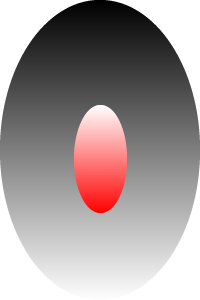
#> input picture demo.png, 200 x 300 px
$ python laser-img-dither.py
#> lines starting #> are read from the running program, lines starting #| are printed output that depends on the picture; long printed decimals are rounded
### imagedither.py
import cv2
import numpy as np

def minmax(v):
	if v > 255:
		v = 255
	if v < 0:
		v = 0
	return v


def dithering_gray(inMat, samplingF = 1):
	# https://en.wikipedia.org/wiki/Floyd–Steinberg_dithering
	h, w = inMat.shape

	for y in range(0, h - 1):
		for x in range(1, w - 1):
			old_p = inMat[y, x]
			new_p = np.round(samplingF * old_p/255.0) * (255/samplingF)
			inMat[y, x] = new_p
			quant_error_p = old_p - new_p

			inMat[y,     x + 1] = minmax(inMat[y,     x + 1] + quant_error_p * 7 / 16.0)
			inMat[y + 1, x - 1] = minmax(inMat[y + 1, x - 1] + quant_error_p * 3 / 16.0)
			inMat[y + 1, x    ] = minmax(inMat[y + 1, x    ] + quant_error_p * 5 / 16.0)
			inMat[y + 1, x + 1] = minmax(inMat[y + 1, x + 1] + quant_error_p * 1 / 16.0)

	return inMat

### laser-img-dither.py
#!/usr/bin/env python3

import time
perf_start = time.perf_counter()

import argparse
import numpy as np
import cv2
from matplotlib import pyplot as plt
from matplotlib.pyplot import figure
import imagedither
import json

error = ""

try:
	parser = argparse.ArgumentParser(description='Scale and dither an image for laser etching')
	parser.add_argument('--infile', type=str, default='demo.png', help='input image file path')
	parser.add_argument('--outfile', type=str, default='', help='output image file path (default is autogenerated)')
	parser.add_argument('--nodither', action='store_true', help='do not perform dithering')
	parser.add_argument('--noinvert', action='store_true', help='do not invert the image shading')
	parser.add_argument('--contrast', type=float, default=1.0, help='contrast, any positive natural number')
	parser.add_argument('--brightness', type=int, default=0, help='brightness, -255 to 255')
	parser.add_argument('--gamma', type=float, default=1.0, help='gamma, any positive natural number except 0')
	parser.add_argument('--resolution', type=int, default=10, help='resolution to use, pixels-per-millimeter')
	parser.add_argument('--width', type=int, default=0, help='output image width in millimeters')
	parser.add_argument('--height', type=int, default=0, help='output image height in millimeters')
	parser.add_argument('--box', action='store_true', help='draw a black box around the final image')
	parser.add_argument('--imshow', action='store_true', help='show results during processing (debug only)')
	parser.add_argument('--imshowf', action='store_true', help='show final result (debug only)')
	parser.add_argument('--histogram', action='store_true', help='show histogram (debug only)')
	parser.add_argument('--json', action='store_true', help='write json to file')
	parser.add_argument('--silent', action='store_true', help='stdout only shows json')

	args = parser.parse_args()
except Exception as ex:
	error += str(ex) + "\r\n"

def main():
	global error

	infile = args.infile
	outfile = args.outfile
	if len(outfile) <= 0:
		outfile = infile + ".out.png"

	try:
		if args.silent == False:
			print("opening file %s" % infile)
		img = cv2.imread(infile, cv2.IMREAD_GRAYSCALE)
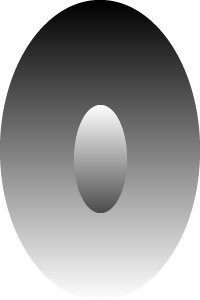
#> img: shape (300, 200); min 0, max 255, mean 156.2
		if img is None:
			raise FileNotFoundError("File not found \"%s\"" % infile)
		inheight, inwidth = img.shape
#> inheight = 300; inwidth = 200
		if args.silent == False:
			print("image size w %u x h %u" % (inwidth, inheight))
#| image size w 200 x h 300
			print("brite %u contrast %f gamma %f" % (args.brightness, args.contrast, args.gamma))

		# TODO: preshrink for faster preview?

		if args.gamma <= 0.0:
			raise ValueError("Gamma too low \"%f\"" % args.gamma)

		if args.gamma != 1.0:
			invGamma = 1.0 / args.gamma
			gammaTable = np.array([((i / 255.0) ** invGamma) * 255
				for i in np.arange(0, 256)]).astype("uint8")
			gimg = cv2.LUT(img.copy(), gammaTable)
		else:
			gimg = img.copy()

		if args.imshow:
			cv2.imshow("gamma", gimg)
			cv2.waitKey(0)
			cv2.destroyAllWindows()

		if args.contrast != 1.0 or args.brightness != 0:
			bcimg = np.zeros(img.shape, img.dtype)
			for y in range(img.shape[0]):
				for x in range(img.shape[1]):
					bcimg[y, x] = args.contrast * gimg[y, x] + args.brightness
			bcimg = np.clip(bcimg, 0, 255)
		else:
			bcimg = gimg.copy()

		if args.imshow:
			cv2.imshow("brite + contra", gimg)
			cv2.waitKey(0)
			cv2.destroyAllWindows()

		plt.figure(figsize=(2, 2))
		hist_arr_before = img.ravel()
		hist_arr_after  = bcimg.ravel()
		if args.gamma != 1.0 or args.contrast != 1.0 or args.brightness != 0:
			plt.hist(hist_arr_before, 256, [0, 256], alpha=0.4, label = 'before')
			plt.hist(hist_arr_after,  256, [0, 256], alpha=0.4, label = 'after')
			plt.legend(loc='best')
		else:
			plt.hist(hist_arr_before, 256, [0, 256], alpha=0.4)
		plt.xticks([])
		plt.yticks([])
		pltgca = plt.gca()
		pltgca.axes.xaxis.set_ticklabels([])
		pltgca.axes.yaxis.set_ticklabels([])
		hist_file = infile + ".hist.png"
		plt.savefig(hist_file)
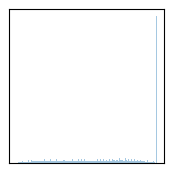
#> figure drawn by matplotlib, 1 panel
		if args.histogram:
			plt.show()

		fwidth = inwidth
#> fwidth = 200
		fheight = inheight
#> fheight = 300

		if args.width > 0 and args.height > 0:
			fwidth = args.width * args.resolution
			fheight = args.height * args.resolution
		elif args.width > 0:
			fwidth = args.width * args.resolution
			fheight = (inheight / inwidth) * fwidth
		elif args.height > 0:
			fheight = args.height * args.resolution
			fwidth = (inwidth / inheight) * fheight

		fwidth  = int(round(fwidth))
		fheight = int(round(fheight))

		if args.silent == False:
			print("final width px %u x height px %u" % (fwidth, fheight))
#| final width px 200 x height px 300

		if args.noinvert:
			invImg = bcimg
		else:
			invImg = (255 - bcimg.copy())
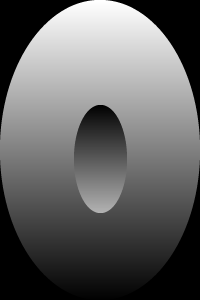
#> invImg: shape (300, 200); min 0, max 255, mean 98.8

		scaledImg = cv2.resize(invImg, (fwidth, fheight))

		if args.imshow:
			cv2.imshow("inv + scale", scaledImg)
			cv2.waitKey(0)
			cv2.destroyAllWindows()

		if args.nodither:
			ditherImg = scaledImg
		else:
			ditherImg = imagedither.dithering_gray(scaledImg.copy())
#> the loop in dithering_gray, `for y in range(0, h - 1):` made 299 passes
#> after the loop in dithering_gray, `for y in range(0, h - 1):`:
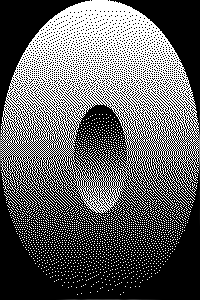
#> inMat: shape (300, 200); min 0, max 255, mean 97.2

		if args.box:
			cv2.rectangle(ditherImg, (0, 0), (fwidth - 1, fheight - 1), 0, 1)

		# TODO: generate realistic preview?

		if args.silent == False:
			print("writing output file %s" % outfile)
		cv2.imwrite(outfile, ditherImg)
	except Exception as ex:
		error += str(ex) + "\r\n"

	perf_end = time.perf_counter()
	perf_time = perf_end - perf_start
	if args.silent == False:
		print("time elapsed %f" % perf_time)

	jsonfile = outfile + ".json"
	if len(error) <= 0:
		jdata = { 'iw': '%u' % inwidth, 'ih': '%u' % inheight, 'ow': '%u' % fwidth, 'oh': '%u' % fheight, 'infile': infile, 'outfile': outfile, 'histfile': hist_file, 'time': '%f' % perf_time, 'avg': '%f' % np.average(invImg), 'error': '' }
		if args.json:
			jdata['jsonfile'] = jsonfile
	else:
		jdata = { 'error': error }
	jstr = json.dumps(jdata, indent=4)
	if args.silent == False:
		print("json:")
	print(jstr)
#| {
#|     "iw": "200",
#|     "ih": "300",
#|     "ow": "200",
#|     "oh": "300",
#|     "infile": "demo.png",
#|     "outfile": "demo.png.out.png",
#|     "histfile": "demo.png.hist.png",
#|     "time": "4.001",
#|     "avg": "98.753",
#|     "error": ""
#| }
	if args.json:
		with open(jsonfile, 'w') as out_file:
			out_file.write(jstr)

	if args.imshow or args.imshowf:
		cv2.imshow("final", ditherImg)
		cv2.waitKey(0)
		cv2.destroyAllWindows()

if __name__ == "__main__":
	main()
